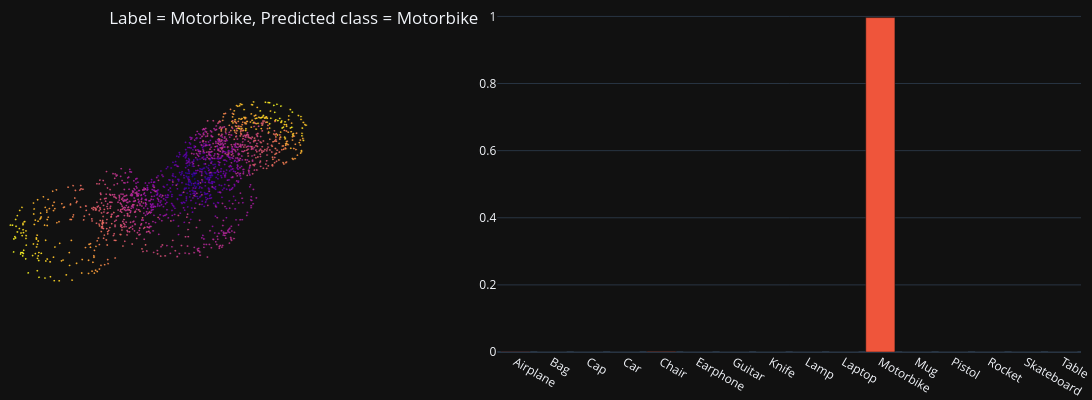

The notebook cell this image was saved under:
### Markdown cell above
## Test on individual items

### Code cell
# Random test sample
test_sample = test_set[np.random.choice(np.arange(len(test_set)))]
batch_dict = collate_fn([test_sample])
x = batch_dict['points'].transpose(1, 2).to(device)

# Get model predictions
model_preds, _ = classifier(x)
predicted_class = torch.argmax(model_preds, axis=1).detach().cpu().numpy()[0]
predicted_class_name = class_id_name_map[predicted_class]
pred_class_probs = F.softmax(model_preds.flatten(), dim=None).detach().cpu().numpy()

# plot results
title = f"Label = {test_sample['class_name']}, Predicted class = {predicted_class_name}"
fig = make_subplots(rows=1, cols=2, specs=[[{"type": "scatter3d"}, {}]], column_widths=[0.4, 0.6])
fig.update_layout(template="plotly_dark", scene=PCD_SCENE, height = 400, width = 1200,
                title=title, title_x=0.1, title_y=0.97, margin=dict(r=0, b=0, l=0, t=0))    
fig.add_trace(plot_pc_data3d(x=test_sample['points'][:,0], y=test_sample['points'][:,1], z=test_sample['points'][:,2]), row=1, col=1)
fig.add_trace(go.Bar(x=list(class_name_id_map.keys()), y=pred_class_probs, showlegend=False), row=1, col=2)
fig.show()

### Figure 1 — Plotly figure (JSON) as saved in the notebook; plotly's stock layout.template omitted (floating-point values rounded to 4 significant figures; data arrays with more than 128 entries replaced by an {"elided": "..."} marker saying what was removed)
{"data": [{"hoverinfo": "skip", "marker": {"color": {"elided": "2500 float values"}, "opacity": 1, "size": 1}, "mode": "markers", "scene": "scene", "showlegend": false, "type": "scatter3d", "x": {"elided": "2500 float values"}, "y": {"elided": "2500 float values"}, "z": {"elided": "2500 float values"}}, {"showlegend": false, "type": "bar", "x": ["Airplane", "Bag", "Cap", "Car", "Chair", "Earphone", "Guitar", "Knife", "Lamp", "Laptop", "Motorbike", "Mug", "Pistol", "Rocket", "Skateboard", "Table"], "xaxis": "x", "y": [0.000691, 4.045e-05, 4.639e-05, 5.893e-05, 0.001817, 3.761e-05, 0.0003252, 0.0002352, 4.606e-05, 4.114e-05, 0.9965, 3.876e-05, 4.406e-05, 4.443e-05, 4.425e-05, 3.841e-05], "yaxis": "y"}], "layout": {"height": 400, "margin": {"b": 0, "l": 0, "r": 0, "t": 0}, "scene": {"aspectmode": "data", "domain": {"x": [0, 0.36], "y": [0, 1]}, "xaxis": {"visible": false}, "yaxis": {"visible": false}, "zaxis": {"visible": false}}, "title": {"text": "Label = Motorbike, Predicted class = Motorbike", "x": 0.1, "y": 0.97}, "width": 1200, "xaxis": {"anchor": "y", "domain": [0.46, 1]}, "yaxis": {"anchor": "x", "domain": [0, 1]}}}
